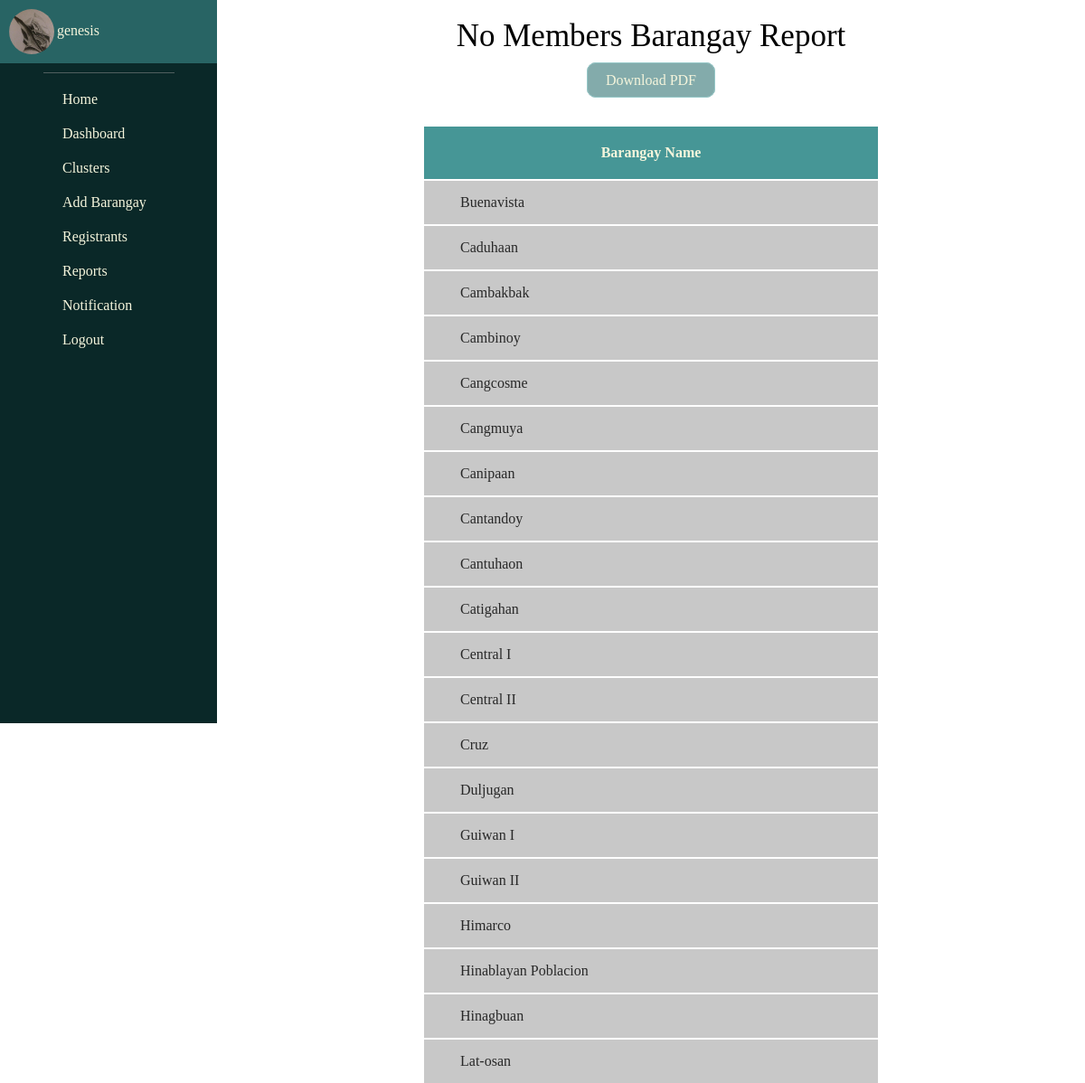
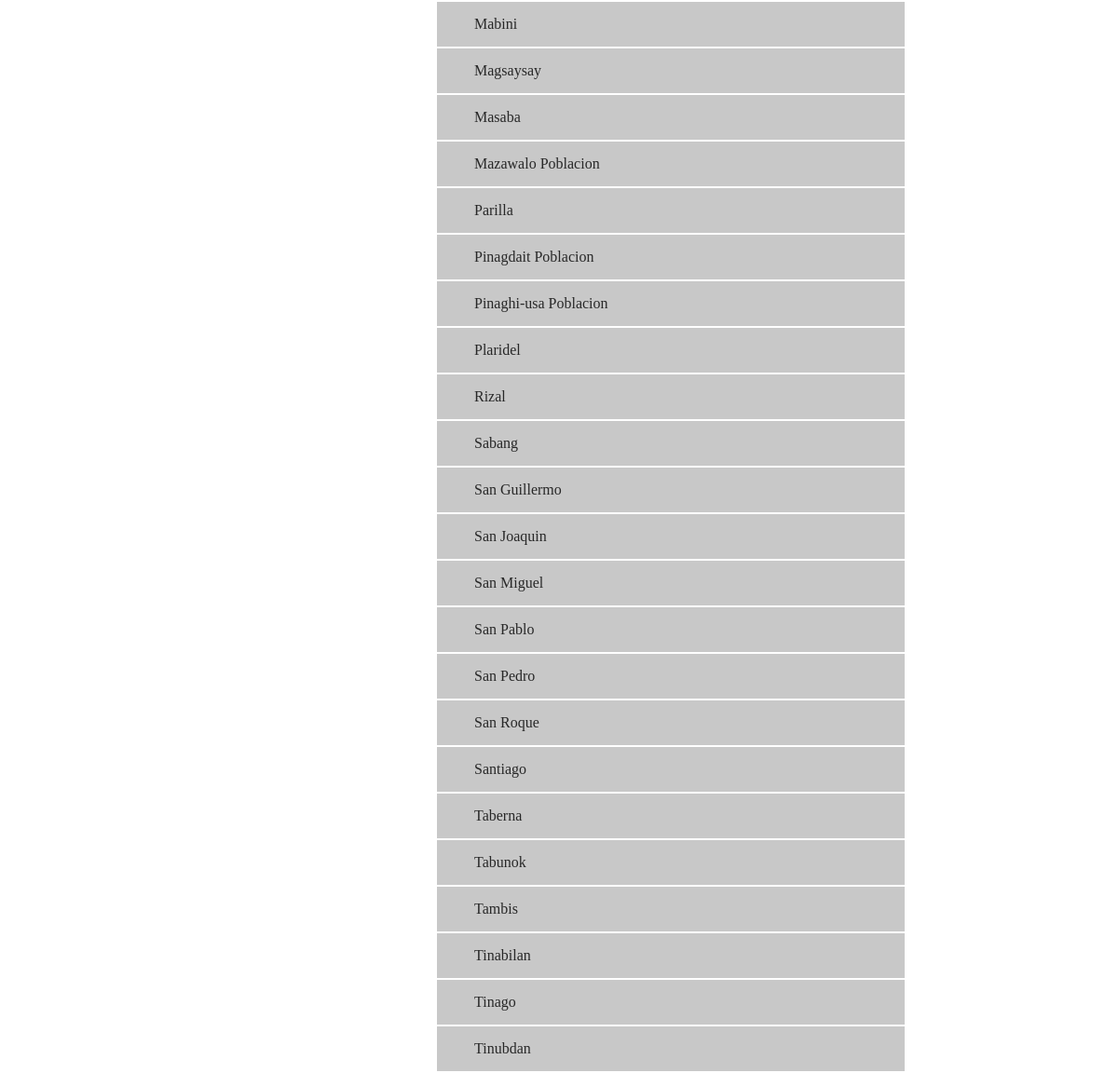
Page /report/no-member-brgys/ (signed in) on the committed database (2 pictures, top to bottom).
### management/models.py (models this page shows, shortened)
class Individual(models.Model):
    user = models.ForeignKey(User, related_name='user_individual', on_delete=models.CASCADE)
    name = models.CharField(max_length=255)
    gender = models.ForeignKey(Gender, related_name='individual_gender', on_delete=models.PROTECT)
    age = models.IntegerField()
    brgy = models.ForeignKey(Barangay, related_name='individual_brgy', on_delete=models.PROTECT)
    sitio = models.ForeignKey(Sitio, related_name='individual_sitio', on_delete=models.PROTECT, null=True, blank=True)
    date_registered = models.DateTimeField(auto_now_add=True)
    group = models.CharField(max_length=255)
    image = models.ImageField(null=True, blank=True, upload_to="images/")

class Barangay(models.Model):
    brgy_name = models.CharField(max_length=255)
    brgy_voter_population = models.IntegerField(blank=True, null=True)
    lat = models.FloatField(blank=True, null=True)
    long = models.FloatField(blank=True, null=True)
    class Meta:
        ordering = ['brgy_name']

### management/decorators.py (the view)
        def wrapper_func(request, *args, **kwargs):
            groups = request.user.groups.all().values_list('name', flat=True)
            if any(group in allowed_roles for group in groups) or 'Admin' in groups:
                return view_func(request, *args, **kwargs)
            else:
                rendered_template = render(request, 'forbidden_template.html', {'variable': 'value'})
                response = HttpResponseForbidden(rendered_template)
                return response

### management/views.py (called while the page is built)
@login_required(login_url='login')
@allowed_users(allowed_roles=['Admin'])
def no_member_barangays(request):
    request_user = request.user
    logged_user = Individual.objects.get(user__username=request_user)
    member_brgys = Individual.objects.values('brgy__brgy_name').distinct()
    brgys = [brgy['brgy__brgy_name'] for brgy in member_brgys]
    no_member_brgy_list = {}
    brgys_for_members = Barangay.objects.all()
    for no_mem_brgy in brgys_for_members:
        brgy = no_mem_brgy.brgy_name
        if brgy not in brgys:
            no_member_brgy_list[brgy] = brgy
    return render(request, 'no_member_brgy.html', {
        'member_brgys': member_brgys,
        'brgys': brgys,
        'no_member_brgy_list': no_member_brgy_list,
        'logged_user': logged_user,
    })

### management/templates/no_member_brgy.html
{% extends 'base.html' %}
{% load static %}
{% block content %}
    <section class="no-member-brgy-utmost-container-section">
        <div class="no-member-brgy-title-header-div">
            No Members Barangay Report
        </div>
        <div class="no-member-brgy-download-pdf-function-container">
            <a class="no-member-brgy-download-pdf" href="{% url 'no-member-brgys-pdf' %}">Download PDF</a>
        </div>
        <div class="no-member-brgy-table-container-div">
            <table class="no-member-brgys-table">
                <tr class="no-member-brgys-table-row">
                    <th class="no-member-brgys-table-head">Barangay Name</th>
                </tr>
                {% for brgy, no_mem_brgy in no_member_brgy_list.items %}
                    <tr class="no-member-brgys-table-row">
                        <td class="no-member-brgys-table-data">
                            <a class="no-member-brgys-table-link" href="{% url 'member-brgy' brgy %}">{{ brgy }}</a>
                        </td>
                    </tr>
                {% empty %}
                    <tr class="no-member-brgys-table-row">
                        <td class="no-member-brgys-table-data">All Barangays have members</td>
                    </tr>
                {% endfor %}
            </table>
        </div>
    </section>
{% endblock %}

### management/templates/base.html (shortened to what this page needs)
<!DOCTYPE html>
<html lang="en">
<head>
    {% load static %}
    {% load humanize %}
    <link rel="stylesheet" href="{% static 'styles.css' %}">
    <link rel="stylesheet" href="{% static 'member_profile.css' %}">
    <link rel="stylesheet" href="{% static 'css/all.min.css' %}">
    <link rel="stylesheet" href="{% static 'css/fontawesome.min.css' %}">
    <link rel="stylesheet" href="{% static 'dashboard.css' %}">
    <link rel="stylesheet" href="{% static 'add-brgy.css' %}">
    <link rel="stylesheet" href="{% static 'add-leader.css' %}">
    <link rel="stylesheet" href="{% static 'add-member.css' %}">
    <link rel="stylesheet" href="{% static 'reports.css' %}">
    <link rel="stylesheet" href="{% static 'brgy-profile.css' %}">
    <link rel="stylesheet" href="{% static 'no-member-brgy.css' %}">
    <link rel="stylesheet" href="{% static 'leader-no-members.css' %}">
    <link rel="stylesheet" href="{% static 'leaderless-members.css' %}">
    <link rel="stylesheet" href="{% static 'member-count-per-brgy.css' %}">
    <link rel="stylesheet" href="{% static 'cluster.css' %}">
    <link rel="stylesheet" href="{% static 'leader-profile.css' %}">
    <link rel="stylesheet" href="{% static 'member-profile.css' %}">
    <link rel="stylesheet" href="{% static 'registrants.css' %}">
    <link rel="stylesheet" href="{% static 'all-members-report.css' %}">
    <link rel="stylesheet" href="{% static 'members-per-brgy-report.css' %}">
    <link rel="stylesheet" href="{% static 'leader-members-report.css' %}">
    <link rel="stylesheet" href="{% static 'members-report.css' %}">
    <link rel="stylesheet" href="{% static 'leaders-report.css' %}">
    <link rel="stylesheet" href="{% static 'sitio-profile.css' %}">
    <link rel="stylesheet" href="{% static 'attendance-list.css' %}">
    <link rel="stylesheet" href="{% static 'sitio-report.css' %}">
</head>
<body>
    <header id="main-header">
        <div class="home-page-authenticated-user">
            <div class="home-page-authenticated-user-element-container">
                <div class="home-page-authenticated-user-image-container">
                    {% if logged_user.image %}
                        <img class="home-page-authenticated-user-profile-image"
                             src="{{ logged_user.image.url }}">
                    {% else %}
                        <div>
                            <i class="fa fa-user" aria-hidden="true"></i>
                        </div>
                    {% endif %}
                </div>
            </div>
            <div class="home-page-authenticated-user-element-container">
                <div class="home-page-authenticated-user-name">
                    {{ request.user }}
                </div>
            </div>
        </div>
        <div style="padding: 0.5px;
                    background-color: rgba(150, 150, 150, 0.5);
                    margin: auto;
                    width: 60%;
                    margin-top: 10px;
                    margin-bottom: 10px;">
        </div>
        <ul class="home-header-nav-links">
            {% if request.user.is_authenticated %}
                <li class="home-header-nav-link">
                    <a class="home-link-to-page" href="{% url 'homepage' %}">
                        <div class="home-link-icon-container">
                            <div class="home-link-icon-div">
                                <i class="fa fa-home"></i>
                            </div>
                        </div>
                        <div class="home-link-icon-container">
                            <div class="home-link-name">
                                Home
                            </div>
                        </div>
                    </a>
                </li>
                <li class="home-header-nav-link">
                    <a class="home-link-to-page" href="{% url 'dashboard' %}">
                        <div class="home-link-icon-container">
                            <div class="home-link-icon-div">
                                <i class="fa fa-line-chart"></i>
                            </div>
                        </div>
                        <div class="home-link-icon-container">
                            <div class="home-link-name">
                                Dashboard
                            </div>
                        </div>
                    </a>
                </li>
                <li class="home-header-nav-link">
                    <a class="home-link-to-page" href="{% url 'clusters' %}">
                        <div class="home-link-icon-container">
                            <div class="home-link-icon-div">
                                <i class="fa fa-users" aria-hidden="true"></i>
                            </div>
                        </div>
                        <div class="home-link-icon-container">
                            <div class="home-link-name">
                                Clusters
                            </div>
                        </div>
                    </a>
                </li>
                <li class="home-header-nav-link">
                    <a class="home-link-to-page" href="{% url 'add-brgy' %}">
                        <div class="home-link-icon-container">
                            <div class="home-link-icon-div">
                                <i class="fas fa-dharmachakra" aria-hidden="true"></i>
                            </div>
                        </div>
                        <div class="home-link-icon-container">
                            <div class="home-link-name">
                                Add Barangay
                            </div>
                        </div>
                    </a>
                </li>
                <li class="home-header-nav-link">
                    <a class="home-link-to-page" href="{% url 'registrants' %}">
                        <div class="home-link-icon-container">
                            <div class="home-link-icon-div">
                                <i class="fas fa-user-plus" aria-hidden="true"></i>
                            </div>
                        </div>
                        <div class="home-link-icon-container">
                            <div class="home-link-name">
                                Registrants
                            </div>
                        </div>
                    </a>
                </li>
                <li class="home-header-nav-link">
                    <a class="home-link-to-page" href="{% url 'reports' %}">
                        <div class="home-link-icon-container">
                            <div class="home-link-icon-div">
                                <i class="fa fa-file" aria-hidden="true"></i>
                            </div>
                        </div>
                        <div class="home-link-icon-container">
                            <div class="home-link-name">
                                Reports
                            </div>
                        </div>
                    </a>
                </li>
                <li class="home-header-nav-link">
                    <div class="main-header-link-container-div" id="notification-toggle">
                        <div class="home-link-icon-container">
                            <div class="home-link-icon-div">
                                <i class="fa fa-bell" aria-hidden="true"></i>
                            </div>
                        </div>
                        <div class="home-link-icon-container">
                            <div class="home-link-name">
                                Notification
                            </div>
                        </div>
                    </div>
                </li>
                <li class="home-header-nav-link">
                    <a class="home-link-to-page" href="{% url 'logout' %}">
                        <div class="home-link-icon-container">
                            <div class="home-link-icon-div">
                                <i class="fa fa-sign-out" aria-hidden="true"></i>
                            </div>
                        </div>
                        <div class="home-link-icon-container">
                            <div class="home-link-name">
                                Logout
                            </div>
                        </div>
                    </a>
                </li>
            {% endif %}
        </ul>
    </header>
    <section class="base-block-content-section-container">
        {% block content %}{% endblock %}
    </section>
</body>
</html>

### management/static/styles.css (style rules this page uses)
html { scroll-behavior:smooth; }
body { margin: 0px; }
#main-header { background-color: rgb(10, 40, 40); color: beige; width:20%; float: left; min-height: 100vh; position: fixed; z-index:20; }
.home-page-authenticated-user { font-family: 'Montserrat'; text-align: center; background-color: rgb(40, 100, 100); padding: 10px; overflow: hidden; }
.home-page-authenticated-user-image-container { float: left; }
.home-page-authenticated-user-name { float: right; margin-top: 15px; margin-right: 120px; }
.home-page-authenticated-user-profile-image { width: 50px; height: 50px; border-radius: 50%; float: left; }
.home-header-nav-links { list-style: none; margin-right: 50px; }
.home-header-nav-link { margin-top: 20px; font-family: 'Montserrat'; }
.home-link-to-page { color: beige; text-decoration: none; font-family: 'Montserrat'; }
.home-link-icon-container { display: inline-block; }
.home-link-icon-div { width: 25px; }
.base-block-content-section-container { width:80%; float:right; overflow: hidden; }
#notification-toggle { cursor: pointer; }

### management/static/no-member-brgy.css (style rules this page uses)
.no-member-brgys-table { font-family: 'montserrat'; }
.no-member-brgys-table-head { background-color: rgb(70, 150, 150); width: 500px; padding-top: 20px; padding-bottom: 20px; color: beige; }
.no-member-brgys-table-data { background-color: rgb(200, 200, 200); padding-left: 40px; padding-top: 15px; padding-bottom: 15px; }
.no-member-brgys-table-link { color: rgb(40, 40, 40); text-decoration: none; }
.no-member-brgy-title-header-div { text-align: center; font-size: 35px; font-family: 'Montserrat'; margin: 20px; }
.no-member-brgy-table-container-div { margin: auto; width: fit-content; margin-top: 40px; border-radius: 10px; }
.no-member-brgy-download-pdf-function-container { text-align: center; }
.no-member-brgy-download-pdf { background-color: rgba(100, 150, 150, 0.8); font-family: 'Montserrat'; color: beige; text-decoration: none; padding-top:10px; padding-bottom: 10px; padding-right: 20px; padding-left: 20px; border-radius: 10px; border: solid 1px rgb(150, 200, 200); }

### rows in the picture
Individual: image (picture)
Barangay: no_member_brgy_list "Buenavista"
Barangay: no_member_brgy_list "Caduhaan"
Barangay: no_member_brgy_list "Cambakbak"
Barangay: no_member_brgy_list "Cambinoy"
Barangay: no_member_brgy_list "Cangcosme"
Barangay: no_member_brgy_list "Cangmuya"
Barangay: no_member_brgy_list "Canipaan"
Barangay: no_member_brgy_list "Cantandoy"
Barangay: no_member_brgy_list "Cantuhaon"
Barangay: no_member_brgy_list "Catigahan"
Barangay: no_member_brgy_list "Central I"
Barangay: no_member_brgy_list "Central II"
Barangay: no_member_brgy_list "Cruz"
Barangay: no_member_brgy_list "Duljugan"
Barangay: no_member_brgy_list "Guiwan I"
Barangay: no_member_brgy_list "Guiwan II"
Barangay: no_member_brgy_list "Himarco"
Barangay: no_member_brgy_list "Hinablayan Poblacion"
Barangay: no_member_brgy_list "Hinagbuan"
Barangay: no_member_brgy_list "Lat‑osan"
Barangay: no_member_brgy_list "Mabini"
Barangay: no_member_brgy_list "Magsaysay"
Barangay: no_member_brgy_list "Masaba"
Barangay: no_member_brgy_list "Mazawalo Poblacion"
Barangay: no_member_brgy_list "Parilla"
Barangay: no_member_brgy_list "Pinagdait Poblacion"
Barangay: no_member_brgy_list "Pinaghi‑usa Poblacion"
Barangay: no_member_brgy_list "Plaridel"
Barangay: no_member_brgy_list "Rizal"
Barangay: no_member_brgy_list "Sabang"
Barangay: no_member_brgy_list "San Guillermo"
Barangay: no_member_brgy_list "San Joaquin"
Barangay: no_member_brgy_list "San Miguel"
Barangay: no_member_brgy_list "San Pablo"
Barangay: no_member_brgy_list "San Pedro"
Barangay: no_member_brgy_list "San Roque"
Barangay: no_member_brgy_list "Santiago"
Barangay: no_member_brgy_list "Taberna"
Barangay: no_member_brgy_list "Tabunok"
Barangay: no_member_brgy_list "Tambis"
Barangay: no_member_brgy_list "Tinabilan"
Barangay: no_member_brgy_list "Tinago"
Barangay: no_member_brgy_list "Tinubdan"

### other values in the picture
{{ request.user }} "genesis"
